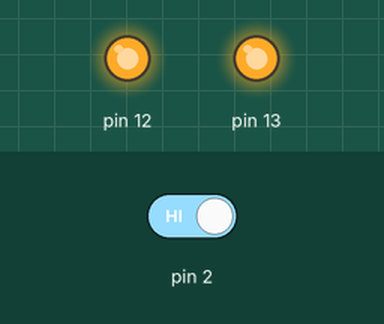
This sketch was run on a simulated Arduino Uno, built with avr-gcc and run on an emulated ATmega328P. On the bench: output pins drawn as LEDs (lit = HIGH). Inputs (shaded band) come from the test bench; at power-on: pin 2 HIGH.

Above: at 1.2 s.
1.3 s: pin 2 driven LOW
At 1.6 s:
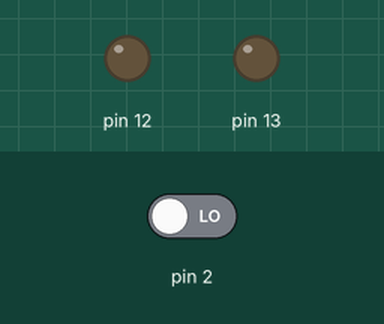
2.8 s: pin 2 driven HIGH
At 3.7 s:
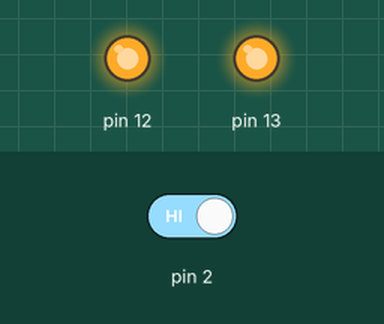
Timing chart, 0 to 5.8 s (numbered marks = the images above; inputs shaded):
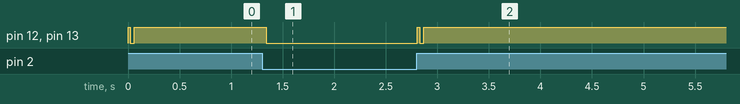

Measured:
- after the input at 1.3 s, pin 12, pin 13: HIGH → LOW at once
- after the input at 2.8 s, pin 12, pin 13: LOW → HIGH at once, → LOW 0.02 s later, → HIGH 0.04 s later

The sketch:

blink3ledschase.ino
```cpp
int buttonState = 0;

void setup()
{
  // initialize digital pin LED_BUILTIN as an output.
  pinMode(2, INPUT);
  pinMode(13, OUTPUT);
  pinMode(12, OUTPUT);
}

// the loop function runs over and over again forever
void loop()
{
  buttonState= digitalRead(2);
  if (buttonState == LOW) {
    digitalWrite (13, LOW);
    digitalWrite (12, LOW);
  } else {
    digitalWrite (13,LOW);
    digitalWrite (12, LOW);
  }

  buttonState= digitalRead(2);
  if (buttonState == HIGH) {
    digitalWrite (13, HIGH);
    digitalWrite (12, HIGH);
  } else {
    digitalWrite (13, LOW);
    digitalWrite (12, LOW);
  }
  delay(10);
}
```
